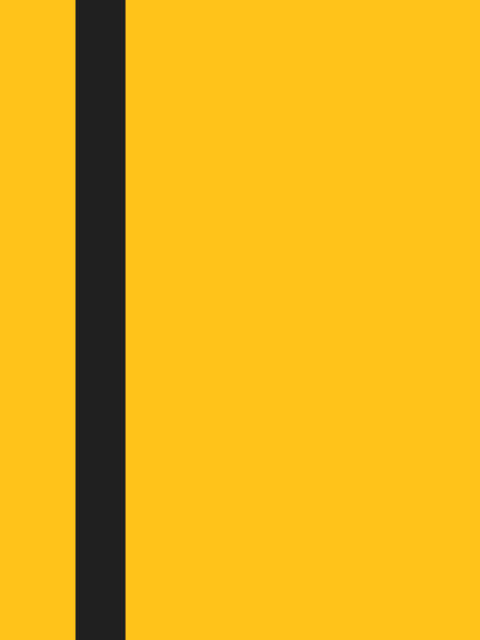
Frame 1 (no input)
Frame 2 (the mouse pressed at the canvas centre, redrawn once): identical to frame 1, image omitted

The Processing sketch that drew this single still picture (run headless with seeded random() and noise(); the mouse was pressed at the canvas centre and the sketch redrawn once):

// Processing sketch: kill_bill
// ── kill_bill.pde
// Making Movies
// Daniele Olmisani <daniele.olmisani@gmail.com>
// 2015

// Kill Bill

final color PAPER = color(255, 195, 25);
final color INK = color(32, 32, 32);

final int SIZE = 50;

void setup() {
  size(480, 640);
  noLoop();
}

void draw() {
  
  background(PAPER);
  
  stroke(INK);
  strokeWeight(SIZE);
  
  line(2*SIZE, 0, 2*SIZE, height);
  
  save("kill-bill.png");
}
